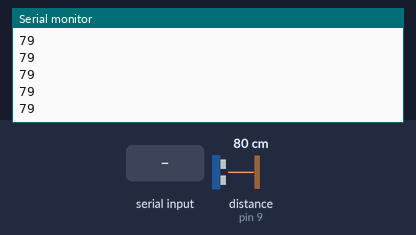
Recording of a sketch running on a simulated Arduino Uno, built with avr-gcc and run on an emulated ATmega328P. On the bench: the last lines printed to the serial monitor. Wiring (inferred from the names in the program): ultrasonic range finder: trigger pin 8; echo pin 9. Inputs (shaded band) come from the test bench; at power-on: distance to the obstacle (sensor on pin 9) 80 cm. The echo pulse lasts 58.3 µs per cm; the modem accepts every AT command (registered, SIM ready, sends succeed) and sends nothing else.

Above: at 8.2 s.
8.3 s: "90,45\n" received over the second serial link
At 9.1 s:
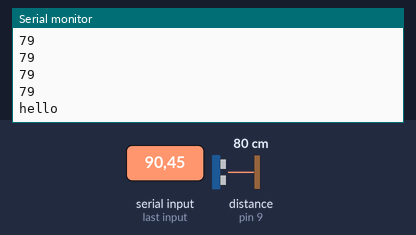
9.8 s: distance to the obstacle (sensor on pin 9) set to 2 cm
At 10.3 s:
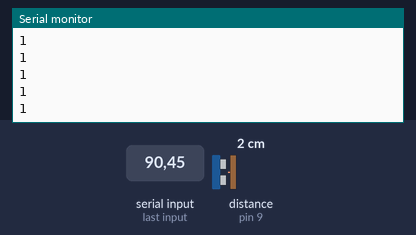
11.3 s: distance to the obstacle (sensor on pin 9) set to 4 cm
Timing chart, 0 to 11.3 s (numbered marks = the images above; inputs shaded):
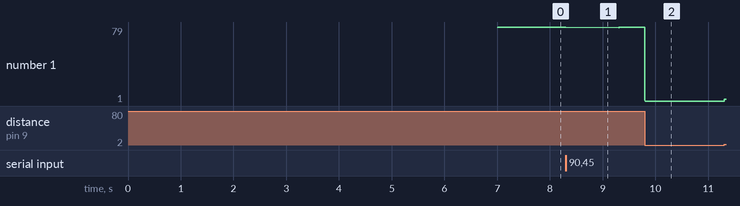

Measured:
- after the input at 8.3 s, the serial monitor: prints a new line at once (image 1)
- after the input at 9.8 s, the serial monitor: prints a new line at once (image 2)
- plotted number 1: 79 → 1 after the input at 9.8 s, 1 → 3 after the input at 11.3 s

The sketch:

using_hotspot.ino
```cpp
#include<SoftwareSerial.h>
#define DEBUG true
SoftwareSerial esp8266(10,11);
const int trigPin=8;
const int echoPin=9;
long duration;
int distance;
void setup() {
  Serial.begin(115200);
  esp8266.begin(115200);
  pinMode(trigPin,OUTPUT);
  pinMode(echoPin,INPUT);
 sendData("AT+RST\r\n",2000,DEBUG);
  sendData("AT+CWMODE=2",1000,DEBUG);
  //sendData("AT+CWJAP=\"yash\",\"sawyash1211\"",1000,DEBUG);
  sendData("AT+CIFSR\r\n",1000,DEBUG);
  sendData("AT+CIPMUX=1\r\n",1000,DEBUG);
  sendData("AT+CIPSERVER=1,80\r\n",2000,DEBUG);
}
void loop() {
digitalWrite(trigPin,LOW);
  delayMicroseconds(2);
  digitalWrite(trigPin, HIGH);
  delayMicroseconds(2);
  digitalWrite(trigPin,LOW);
  duration=pulseIn(echoPin, HIGH);
  distance=duration*0.034/2;
  Serial.println(distance);
if(esp8266.available())
{
  Serial.println("hello");
  if(esp8266.find("+IPD,"))
  {
    Serial.print("hie");
    delay(1000);
    int connectionId=esp8266.read()-48;
    String webpage="<h1>IOT Garbage Monitoring System</h1>";
    webpage+="<p><h2>";
    if(distance<5)
    {
      webpage+="Trash can is full";
    }
    else{
      webpage+="Trash can is empty";
    }
    webpage+="</h2></p></body>";
    String cipSend="AT+CIPSEND=";
    cipSend+=connectionId;
    cipSend+=",";
    cipSend+=webpage.length();
    cipSend+="\r\n";
    sendData(cipSend,1000,DEBUG);
    sendData(webpage,1000,DEBUG);
    String closeCommand="AT+CIPCLOSE=";
    closeCommand+=connectionId;
    closeCommand+="\r\n";
    sendData(closeCommand,500,DEBUG);
  }
}
}
String sendData(String command, const int timeout,boolean debug)
{
  String response="";
  esp8266.print(command);
  long int time=millis();
  while((time+timeout)>millis())
  {
    while(esp8266.available())
    {
      char c=esp8266.read();
      response+=c;
    }
  }
  if(debug)
  {
    Serial.print(response);
  }
  return response;
}
```
